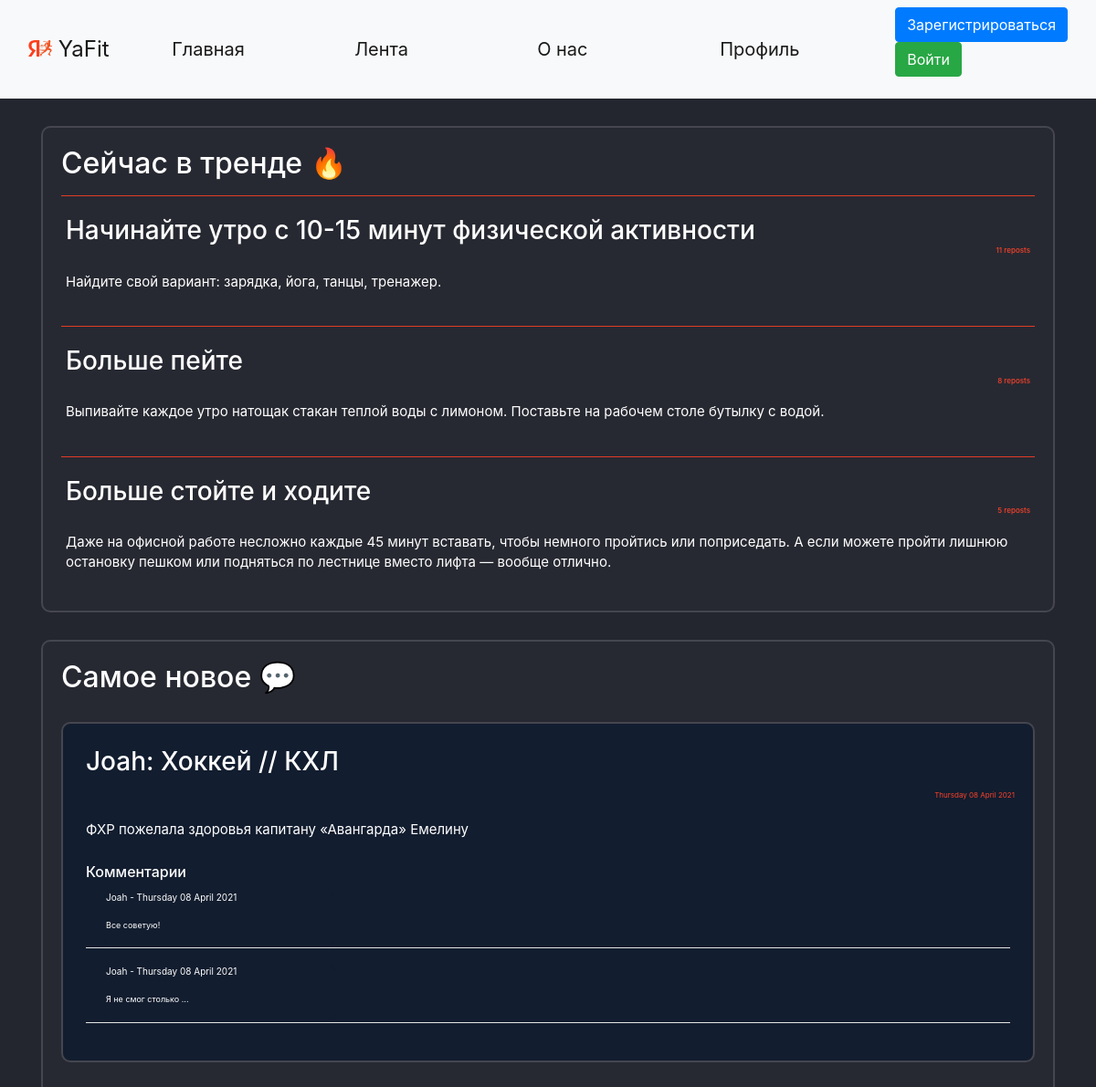
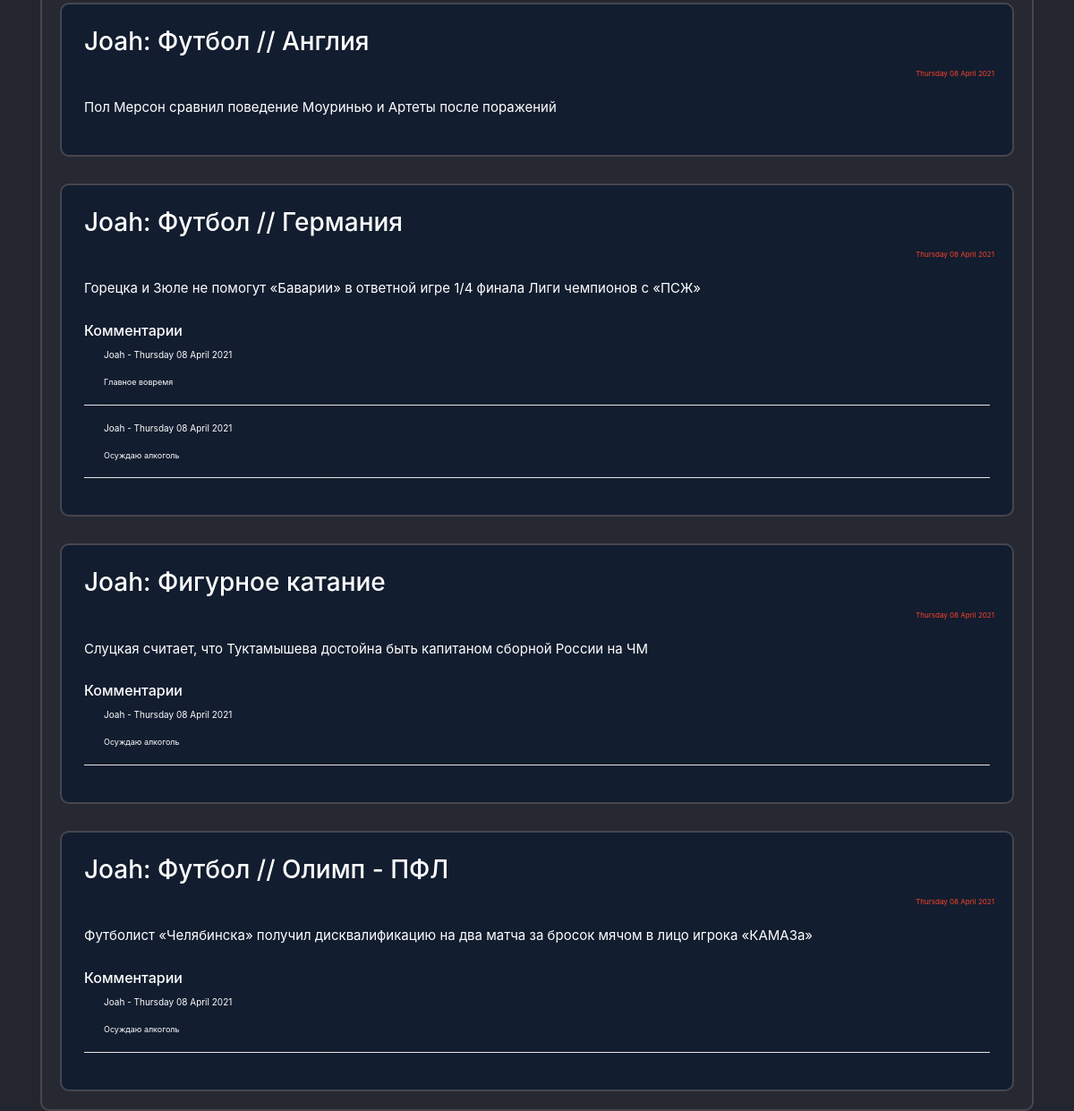
The page / on the database its author committed (2 pictures, top to bottom).
### data/habits.py (models this page shows)
class Habits(SqlAlchemyBase, UserMixin, SerializerMixin):
    __tablename__ = 'habits'
    id = sqlalchemy.Column(sqlalchemy.Integer,
                           primary_key=True, autoincrement=True)
    type = sqlalchemy.Column(sqlalchemy.String)
    period = sqlalchemy.Column(sqlalchemy.Integer)  # days
    about_link = sqlalchemy.Column(sqlalchemy.String)
    count = sqlalchemy.Column(sqlalchemy.Integer, default=0)
    reposts = sqlalchemy.Column(sqlalchemy.Integer, default=0)
    creator = sqlalchemy.Column(sqlalchemy.String, sqlalchemy.ForeignKey("users.id"))
    user = orm.relation('User')

### data/users.py (models this page shows, shortened)
class User(SqlAlchemyBase, UserMixin, SerializerMixin):
    __tablename__ = 'users'
    id = sqlalchemy.Column(sqlalchemy.Integer,
                           primary_key=True, autoincrement=True)
    name = sqlalchemy.Column(sqlalchemy.String)
    surname = sqlalchemy.Column(sqlalchemy.String)
    nickname = sqlalchemy.Column(sqlalchemy.String)
    age = sqlalchemy.Column(sqlalchemy.Integer)
    status = sqlalchemy.Column(sqlalchemy.String)
    about = sqlalchemy.Column(sqlalchemy.String)
    email = sqlalchemy.Column(sqlalchemy.String, unique=True)
    hashed_password = sqlalchemy.Column(sqlalchemy.String)
    modified_date = sqlalchemy.Column(sqlalchemy.DateTime, default=datetime.datetime.now)
    city_from = sqlalchemy.Column(sqlalchemy.String)
    habit = sqlalchemy.Column(sqlalchemy.String)  # id_1;id_2
    habits = orm.relation("Habits", back_populates='user')
    news = orm.relation("News", back_populates='user')
    comments = orm.relation("Comments", back_populates='user')

### data/news.py (models this page shows)
class News(SqlAlchemyBase, UserMixin, SerializerMixin):
    __tablename__ = 'news'
    id = sqlalchemy.Column(sqlalchemy.Integer,
                           primary_key=True, autoincrement=True)
    title = sqlalchemy.Column(sqlalchemy.String)
    content = sqlalchemy.Column(sqlalchemy.String)
    created_date = sqlalchemy.Column(sqlalchemy.DateTime,
                                     default=datetime.datetime.now)
    user_id = sqlalchemy.Column(sqlalchemy.Integer,
                                sqlalchemy.ForeignKey("users.id"))
    comms = sqlalchemy.Column(sqlalchemy.String)  # id_1;id_2
    user = orm.relation('User')

### data/comments.py (models this page shows)
class Comments(SqlAlchemyBase, UserMixin, SerializerMixin):
    __tablename__ = 'comments'
    id = sqlalchemy.Column(sqlalchemy.Integer,
                           primary_key=True, autoincrement=True)
    content = sqlalchemy.Column(sqlalchemy.String)
    created_date = sqlalchemy.Column(sqlalchemy.DateTime,
                                     default=datetime.datetime.now)
    user_id = sqlalchemy.Column(sqlalchemy.Integer,
                                sqlalchemy.ForeignKey("users.id"))
    user = orm.relation('User')

### main.py (the view)
@app.route("/")
def index():
    db_sess = db_session.create_session()
    habits = db_sess.query(Habits).all()
    habits = sorted(habits, key=lambda x: -int(x.reposts))
    top_habits = []
    habit_index = 0
    for habit in habits:
        habit_index += 1
        creator_nickname = (db_sess.query(User).filter(User.id == habit.creator).first()).nickname
        top_habits.append({'id': habit.id,
                           'type': habit.type,
                           'period': habit.period,
                           'about_link': habit.about_link,
                           'count': habit.count,
                           'reposts': habit.reposts,
                           'creator': creator_nickname})
        if habit_index == 3:
            break
    rec_news = db_sess.query(News).all()
    rec_news = sorted(rec_news, key=lambda x: x.created_date)
    top_news = []
    news_index = 0
    for news in rec_news:
        news_index += 1
        creator_nickname = (db_sess.query(User).filter(User.id == habit.creator).first()).nickname
        comments = []
        if news.comms:
            if ';' in news.comms:
                for com_id in news.comms.split(';'):
                    comments.append(db_sess.query(Comments).filter(Comments.id == com_id).first())
            elif len(news.comms) == 1:
                comments = [db_sess.query(Comments).filter(Comments.id == com_id).first()]
        else:
            comments = []
        if len(comments) > 1:
            comments = sorted(comments, key=lambda x: x.created_date)
        comments_main = []
        for com in comments:
            comentor_nickname = db_sess.query(User).filter(User.id == habit.creator).first().nickname
            comments_main.append({'id': com.id,
                                  'content': com.content,
                                  'created_date': com.created_date.strftime("%A %d %B %Y"),
                                  'creator': comentor_nickname})
        comments = comments_main
        top_news.append({'id': news.id,
                         'title': news.title,
                         'content': news.content,
                         'created_date': news.created_date.strftime("%A %d %B %Y"),
                         'comms': comments,
                         'creator': creator_nickname})
        if news_index == 5:
            break
    return render_template("index.html", top_habits=top_habits, top_news=top_news)

### data/db_session.py (called while the page is built)
def create_session() -> Session:
    global __factory
    return __factory()

### templates/index.html (shortened to what this page needs)
{% extends "base.html" %}
{% block content %}
<div class="page_border">
    <h2>Сейчас в тренде &#128293;</h2>
    {% for habit in top_habits%}
    <hr>
    <div class="menu_item">
        <h3>{{habit['type']}}
            <div class="reposts">
                {{habit['reposts']}} reposts
            </div>
        </h3>
    </div>
    <div class="menu_item">
        <p>{{habit['about_link']}}</p>
    </div>
    {% endfor %}
</div>
<div class="page_border">
    <h2>Самое новое &#128172;</h2>
    {% for new in top_news%}
    <div class="page_border" style="background-color: #121d2f !important;">
        <div class="menu_item">
            <h3>{{new['creator']}}: {{new['title']}}</h3>
        </div>
        <div class="reposts">
            <p>{{new['created_date']}}</p>
        </div>
        <div class="menu_item">
            <p>{{new['content']}}</p>
        </div>
        {% if new['comms'] %}
        <div class="menu_item">
            <h6>Комментарии                  </h6>
            {% for com in new['comms'] %}
            <div class="com_label" style="margin-left: 20px; padding: 0; margin-top: 0; margin-bottom;">
                <p style="font-size: 10px;">{{com['creator']}} - {{com['created_date']}}</p>
                <p style="font-size: 9px;">{{com['content']}}
                    </p></div>
            <hr style="color: white; background-color: white; padding: 0; margin-top: 0; margin-bottom;">
            {% endfor %}
        </div>
        {% endif %}
    </div>
    {% endfor %}
</div>
{% endblock %}

### templates/base.html (shortened to what this page needs)
<!doctype html>
<html lang="en">
<head>
    <link rel="stylesheet" href="/static/css/style.css?<?=time()?>">
    <link rel="stylesheet"
          href="https://stackpath.bootstrapcdn.com/bootstrap/4.4.1/css/bootstrap.min.css"
>
</head>
<body>
<header>
    <nav class="navbar navbar-expand-lg navbar-light bg-light">
        <div class="container-fluid">
            <a class="navbar-brand" style="width: 250px;" href="/">
                <img src="/static/img/YaFit_logo.png" alt="" width="26" height="18" class="d-inline-block text-align-center" style="margin-bottom:5px;">
                YaFit
            </a>
            <div class="collapse navbar-collapse">
                <ul class="mx-auto navbar-nav">
                    <li class="nav-item">
                        <a class="nav-link active" style="width: 200px;" aria-current="page" href="/">Главная</a>
                    </li>
                    <li class="nav-item">
                        <a class="nav-link active" style="width: 200px;" href="/news">Лента</a>
                    </li>
                    <li class="nav-item">
                        <a class="nav-link active" style="width: 200px;" href="/info">О нас</a>
                    </li>
                    <li class="nav-item">
                        <a class="nav-link active" style="width: 200px;" href="/office">Профиль</a>
                </ul>
                {% if current_user.is_authenticated %}
                    <a class="navbar-brand" href="/logout">{{current_user.nickname}}</a>
                    {% else %}
                    <p>
                        <a class="btn btn-primary " href="/register">Зарегистрироваться</a>
                        <a class="btn btn-success" href="/login">Войти</a>
                    </p>
                    {% endif %}
            </div>
        </div>
    </nav>
</header>
<main role="main" class="container">
    {% block content %}{% endblock %}
</main>
</body>
</html>

### static/css/style.css (style rules this page uses)
body { background-color: #24262f !important; color: white; }
.nav-item { color: black; font-weight: 400; font-size: 20px !important; }
.navbar-brand { font-size: 24px !important; }
.page_border { background-color: #272932 !important; color: white !important; border: 2px solid #45464F; border-radius: 10px; padding: 20px !important; margin: 0 auto; margin-top: 30px; }
.menu_item { padding: 5px !important; font-size: 15px !important; }
hr { background-color: #FB4229; color: #FB4229; }
.reposts { color: #FB4229 !important; font-size: 8px !important; text-align: right; }
.com_label { background-color: #121d2f !important; color: white !important; border: 2px solid #121d2f; width: 25%; border-radius: 10px; }

### rows shown on the page
Habits: type "Начинайте утро с 10-15 минут физической активности", about_link "Найдите свой вариант: зарядка, йога, танцы, тренажер."
Habits: type "Больше пейте", about_link "Выпивайте каждое утро натощак стакан теплой воды с лимоном. Поставьте на рабочем столе бутылку с водой."
Habits: type "Больше стойте и ходите", about_link "Даже на офисной работе несложно каждые 45 минут вставать, чтобы немного пройтись или поприседать. А если можете пройти лишнюю остановку пешком или подняться по лестнице вместо лифта — вообще отлично."
User: creator "Joah" "Joah" "Joah" "Joah" "Joah", creator "Joah" "Joah" "Joah" "Joah" "Joah" "Joah"
News: title "Хоккей // КХЛ", content "ФХР пожелала здоровья капитану «Авангарда» Емелину"
Comments: content "Все советую!"
Comments: content "Я не смог столько ..."
News: title "Футбол // Англия", content "Пол Мерсон сравнил поведение Моуринью и Артеты после поражений"
News: title "Футбол // Германия", content "Горецка и Зюле не помогут «Баварии» в ответной игре 1/4 финала Лиги чемпионов с «ПСЖ»"
Comments: content "Главное вовремя"
Comments: content "Осуждаю алкоголь" "Осуждаю алкоголь" "Осуждаю алкоголь"
News: title "Фигурное катание", content "Слуцкая считает, что Туктамышева достойна быть капитаном сборной России на ЧМ"
News: title "Футбол // Олимп - ПФЛ", content "Футболист «Челябинска» получил дисквалификацию на два матча за бросок мячом в лицо игрока «КАМАЗа»"

### other values the page prints
{{ habit['reposts'] }} "11" "8" "5"
{{ new['created_date'] }} "Thursday 08 April 2021" "Thursday 08 April 2021" "Thursday 08 April 2021" "Thursday 08 April 2021" "Thursday 08 April 2021"
{{ com['created_date'] }} "Thursday 08 April 2021" "Thursday 08 April 2021" "Thursday 08 April 2021" "Thursday 08 April 2021" "Thursday 08 April 2021" "Thursday 08 April 2021"
